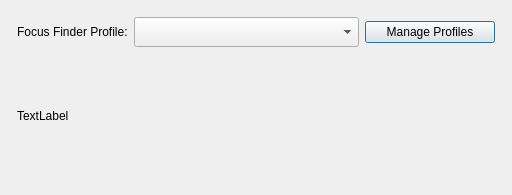
<?xml version="1.0" encoding="UTF-8"?>
<ui version="4.0">
    <class>ManageDeviceProfilesDialog</class>
    <widget class="QDialog" name="ManageDeviceProfilesDialog">
        <property name="geometry">
            <rect>
                <x>0</x>
                <y>0</y>
                <width>512</width>
                <height>195</height>
            </rect>
        </property>
        <property name="windowTitle">
            <string>Manage FocusFinder Profiles</string>
        </property>
        <layout class="QVBoxLayout" name="verticalLayout_2">
            <item>
                <layout class="QVBoxLayout" name="verticalLayout" stretch="0,0,1">
                    <property name="leftMargin">
                        <number>6</number>
                    </property>
                    <property name="topMargin">
                        <number>6</number>
                    </property>
                    <property name="rightMargin">
                        <number>6</number>
                    </property>
                    <property name="bottomMargin">
                        <number>6</number>
                    </property>
                    <item>
                        <layout class="QGridLayout" name="gridLayout" columnstretch="0,10,5">
                            <item row="0" column="1">
                                <widget class="QComboBox" name="cbxSelectedProfile">
                                    <property name="sizePolicy">
                                        <sizepolicy hsizetype="Minimum" vsizetype="Minimum">
                                            <horstretch>0</horstretch>
                                            <verstretch>0</verstretch>
                                        </sizepolicy>
                                    </property>
                                    <property name="minimumSize">
                                        <size>
                                            <width>200</width>
                                            <height>30</height>
                                        </size>
                                    </property>
                                </widget>
                            </item>
                            <item row="0" column="0">
                                <widget class="QLabel" name="label_2">
                                    <property name="sizePolicy">
                                        <sizepolicy hsizetype="Minimum" vsizetype="Minimum">
                                            <horstretch>0</horstretch>
                                            <verstretch>0</verstretch>
                                        </sizepolicy>
                                    </property>
                                    <property name="text">
                                        <string>Focus Finder Profile:</string>
                                    </property>
                                </widget>
                            </item>
                            <item row="0" column="2">
                                <widget class="QPushButton" name="btnManageProfiles">
                                    <property name="minimumSize">
                                        <size>
                                            <width>130</width>
                                            <height>0</height>
                                        </size>
                                    </property>
                                    <property name="text">
                                        <string>Manage Profiles</string>
                                    </property>
                                </widget>
                            </item>
                        </layout>
                    </item>
                    <item>
                        <widget class="QLabel" name="label">
                            <property name="text">
                                <string>TextLabel</string>
                            </property>
                        </widget>
                    </item>
                    <item>
                        <layout class="QVBoxLayout" name="layDevices"/>
                    </item>
                </layout>
            </item>
        </layout>
    </widget>
    <resources>
        <include location="../../../resources/res.qrc"/>
    </resources>
    <connections/>
</ui>
